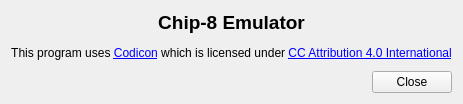
<?xml version="1.0" encoding="UTF-8"?>
<ui version="4.0">
 <class>AboutForm</class>
 <widget class="QWidget" name="AboutForm">
  <property name="geometry">
   <rect>
    <x>0</x>
    <y>0</y>
    <width>427</width>
    <height>104</height>
   </rect>
  </property>
  <property name="windowTitle">
   <string>About</string>
  </property>
  <layout class="QVBoxLayout" name="verticalLayout_2">
   <item>
    <layout class="QVBoxLayout" name="verticalLayout">
     <item>
      <widget class="QLabel" name="label_2">
       <property name="text">
        <string>&lt;html&gt;&lt;head/&gt;&lt;body&gt;&lt;p&gt;&lt;span style=&quot; font-size:14pt; font-weight:600;&quot;&gt;Chip-8 Emulator&lt;/span&gt;&lt;/p&gt;&lt;/body&gt;&lt;/html&gt;</string>
       </property>
       <property name="alignment">
        <set>Qt::AlignCenter</set>
       </property>
      </widget>
     </item>
     <item>
      <widget class="QLabel" name="label">
       <property name="text">
        <string>&lt;html&gt;&lt;head/&gt;&lt;body&gt;&lt;p&gt;This program uses &lt;a href=&quot;https://microsoft.github.io/vscode-codicons/dist/codicon.html&quot;&gt;&lt;span style=&quot; text-decoration: underline; color:#0000ff;&quot;&gt;Codicon&lt;/span&gt;&lt;/a&gt; which is licensed under &lt;a href=&quot;https://creativecommons.org/licenses/by/4.0/legalcode&quot;&gt;&lt;span style=&quot; text-decoration: underline; color:#0000ff;&quot;&gt;CC Attribution 4.0 International&lt;/span&gt;&lt;/a&gt;&lt;/p&gt;&lt;/body&gt;&lt;/html&gt;</string>
       </property>
       <property name="alignment">
        <set>Qt::AlignCenter</set>
       </property>
       <property name="openExternalLinks">
        <bool>true</bool>
       </property>
      </widget>
     </item>
     <item>
      <layout class="QHBoxLayout" name="horizontalLayout">
       <item>
        <spacer name="horizontalSpacer">
         <property name="orientation">
          <enum>Qt::Horizontal</enum>
         </property>
         <property name="sizeHint" stdset="0">
          <size>
           <width>40</width>
           <height>20</height>
          </size>
         </property>
        </spacer>
       </item>
       <item>
        <widget class="QPushButton" name="closeButton">
         <property name="text">
          <string>Close</string>
         </property>
        </widget>
       </item>
      </layout>
     </item>
    </layout>
   </item>
  </layout>
 </widget>
 <layoutdefault spacing="6" margin="11"/>
 <resources/>
 <connections>
  <connection>
   <sender>closeButton</sender>
   <signal>clicked()</signal>
   <receiver>AboutForm</receiver>
   <slot>close()</slot>
   <hints>
    <hint type="sourcelabel">
     <x>378</x>
     <y>81</y>
    </hint>
    <hint type="destinationlabel">
     <x>213</x>
     <y>51</y>
    </hint>
   </hints>
  </connection>
 </connections>
</ui>
